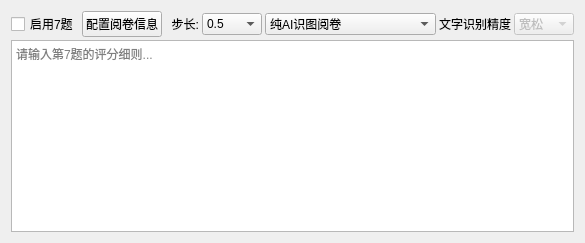
          <widget class="QWidget" name="tab_question7">
           <attribute name="title">
            <string>题目7</string>
           </attribute>
           <layout class="QVBoxLayout" name="verticalLayout_q7">
            <property name="spacing">
             <number>3</number>
            </property>
            <item>
             <layout class="QHBoxLayout" name="horizontalLayout_q7_header">
              <item>
               <widget class="QCheckBox" name="enableQuestion7">
                <property name="text">
                 <string>启用7题</string>
                </property>
               </widget>
              </item>
              <item>
               <widget class="QPushButton" name="configQuestion7">
                <property name="text">
                 <string>配置阅卷信息</string>
                </property>
               </widget>
              </item>
              <item>
               <widget class="QLabel" name="label_step7">
                <property name="sizePolicy">
                 <sizepolicy hsizetype="Fixed" vsizetype="Preferred">
                  <horstretch>0</horstretch>
                  <verstretch>0</verstretch>
                 </sizepolicy>
                </property>
                <property name="text">
                 <string>  步长:</string>
                </property>
               </widget>
              </item>
              <item>
               <widget class="QComboBox" name="score_rounding_step_7">
                <property name="sizePolicy">
                 <sizepolicy hsizetype="Fixed" vsizetype="Fixed">
                  <horstretch>0</horstretch>
                  <verstretch>0</verstretch>
                 </sizepolicy>
                </property>
                <property name="minimumSize">
                 <size>
                  <width>60</width>
                  <height>0</height>
                 </size>
                </property>
                <item>
                 <property name="text">
                  <string>0.5</string>
                 </property>
                </item>
                <item>
                 <property name="text">
                  <string>1</string>
                 </property>
                </item>
               </widget>
              </item>
              <item>
               <widget class="QComboBox" name="ocr_mode_7">
                <property name="sizePolicy">
                 <sizepolicy hsizetype="Fixed" vsizetype="Fixed">
                  <horstretch>0</horstretch>
                  <verstretch>0</verstretch>
                 </sizepolicy>
                </property>
                <property name="minimumSize">
                 <size>
                  <width>160</width>
                  <height>0</height>
                 </size>
                </property>
                <item>
                 <property name="text">
                  <string>纯AI识图阅卷</string>
                 </property>
                </item>
                <item>
                 <property name="text">
                  <string>百度OCR识别文字+AI评阅</string>
                 </property>
                </item>
               </widget>
              </item>
              <item>
               <widget class="QLabel" name="label_15_q7">
                <property name="sizePolicy">
                 <sizepolicy hsizetype="Fixed" vsizetype="Preferred">
                  <horstretch>0</horstretch>
                  <verstretch>0</verstretch>
                 </sizepolicy>
                </property>
                <property name="text">
                 <string>文字识别精度</string>
                </property>
               </widget>
              </item>
              <item>
               <widget class="QComboBox" name="ocr_quality_7">
                <property name="enabled">
                 <bool>false</bool>
                </property>
                <property name="sizePolicy">
                 <sizepolicy hsizetype="Fixed" vsizetype="Fixed">
                  <horstretch>0</horstretch>
                  <verstretch>0</verstretch>
                 </sizepolicy>
                </property>
                <property name="minimumSize">
                 <size>
                  <width>60</width>
                  <height>0</height>
                 </size>
                </property>
                <item>
                 <property name="text">
                  <string>宽松</string>
                 </property>
                </item>
                <item>
                 <property name="text">
                  <string>适度</string>
                 </property>
                </item>
                <item>
                 <property name="text">
                  <string>严格</string>
                 </property>
                </item>
               </widget>
              </item>
             </layout>
            </item>
            <item>
             <widget class="QPlainTextEdit" name="StandardAnswer_text_7">
              <property name="placeholderText">
               <string>请输入第7题的评分细则...</string>
              </property>
             </widget>
            </item>
           </layout>
          </widget>
